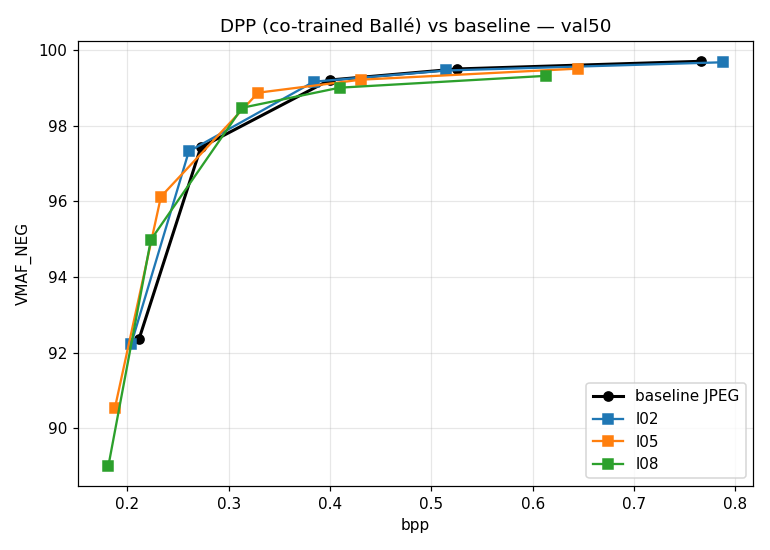
#> input picture dpp/runs/rd_cotrained.png, 770 x 550 px, given as the content of the folder /workspace/sandwiched_compression/dpp/data/val50, which was not available
$ python oracle_vmafneg.py
#> lines starting #> are read from the running program, lines starting #| are printed output that depends on the picture; pictures that were not available may be replaced by others from this repository, and a replacement may not be noted
### distortion/vmaf_metric.py
"""VMAF / VMAF_NEG metric via the from-source libvmaf CLI (see memory
reference_vmaf_build). EVAL-ONLY (CPU subprocess, not differentiable).

Why VMAF_NEG: the DPP preprocessor learned to game a full-reference VGG loss by
global contrast/saturation enhancement (PSNR -10 dB but VGG "better", bpp up).
Standard VMAF rewards that enhancement; VMAF_NEG clips the local gain terms to 1.0
so it does NOT credit pure contrast/brightness boosts — verified: on a contrast-
boosted pair, VMAF=92.08 but VMAF_NEG=78.45. So VMAF_NEG is the eval guard that
exposes this gaming.

Design: batch a list of equal-size RGB frames into ONE multi-frame y4m (via ffmpeg
from PNGs — ffmpeg here canNOT compute vmaf but DOES convert), then one `vmaf` call
PER MODEL (multi-model single-call mis-reports — both come back as the std score;
verified). Returns per-frame {vmaf, vmaf_neg}.
"""
from __future__ import annotations

import json
import os
import subprocess
import tempfile
from pathlib import Path
from typing import Dict, List

import numpy as np
from PIL import Image

_VMAF_BIN = "/usr/local/bin/vmaf"
_LD = "/usr/local/lib/x86_64-linux-gnu"
_FFMPEG = "/usr/bin/ffmpeg"
_REPO = Path(__file__).resolve().parents[1]
_MODEL_STD = str(_REPO / "reference" / "vmaf_models" / "vmaf_v0.6.1.json")
_MODEL_NEG = str(_REPO / "reference" / "vmaf_models" / "vmaf_v0.6.1neg.json")


def available() -> bool:
    return (os.path.exists(_VMAF_BIN) and os.path.exists(_FFMPEG)
            and os.path.exists(_MODEL_STD) and os.path.exists(_MODEL_NEG))


def _to_uint8(a: np.ndarray) -> np.ndarray:
    return np.rint(np.clip(a, 0, 255)).astype(np.uint8)


def _png_seq_to_y4m(frames: List[np.ndarray], png_dir: str, y4m: str) -> None:
    for i, f in enumerate(frames):
        Image.fromarray(_to_uint8(f), mode="RGB").save(
            os.path.join(png_dir, "f_%04d.png" % i))
    # -pix_fmt yuv420p matches the validated test; default BT.601 for SD content.
    cmd = [_FFMPEG, "-y", "-loglevel", "error", "-framerate", "1",
           "-i", os.path.join(png_dir, "f_%04d.png"),
           "-pix_fmt", "yuv420p", y4m]
    subprocess.run(cmd, check=True)


# [34 lines left out: functions _run_vmaf, vmaf_scores, not called in this run]


# [17 lines that do not run on import are left out]

### dpp/oracle_vmafneg.py
"""ORACLE upper-bound experiment: can ANY luma preprocessor gain VMAF_NEG on JPEG
intra? Per-image black-box optimization DIRECTLY on the real VMAF_NEG binary —
no network, no proxy, no surrogate ("god's eye view").

Search family: per-image 64-dim DCT-subband luma pre-scaling s in [0.3,1.5]^64,
  Y' = blockIDCT(s * blockDCT(Y)); RGB' = RGB + (Y'-Y) (BT.601 full-range: a pure
  luma shift adds equally to R,G,B). Superset of classical pre-filtering (low-pass,
  band-shaping, unsharp).
Codec/protocol: EXACTLY eval_v2 (real JPEG 4:2:0 Annex-K via PIL quality, VMAF_NEG
  after 1080p-area bicubic upscale, val50 center-crop /16).
Optimizer: (mu,lambda)-ES, seeded with identity + classic filter shapes; one
  NEG-only vmaf call per generation (all candidates batched into one y4m).
Fitness: vmaf_neg - kappa_img * (bpp-bpp_base)/bpp_base*100 (kappa = per-image
  local slope of the baseline RD curve = iso-rate scalarization).
Verdict metric: iso-bpp delta of the best candidate vs the per-image baseline
  curve (from eval_v2_full.json per-image data).

Either outcome is decisive: ~0 => ceiling claim upgraded from induction to
oracle-bound (within this family); >0 => ceiling REFUTED + distillation targets.
torch-free workers (numpy + PIL + vmaf subprocess), multiprocessing.
"""
from __future__ import annotations
import argparse, glob, io, json, os, subprocess, sys, tempfile
from multiprocessing import Pool
import numpy as np
from PIL import Image
sys.path.insert(0, "/workspace/sandwiched_compression")
from distortion import vmaf_metric as vm

VAL_DIR = "/workspace/sandwiched_compression/dpp/data/val50"
BASE_JSON = "/workspace/sandwiched_compression/dpp/runs/eval_v2_full.json"
TARGET_AREA = 1920 * 1080
_D = None  # 8x8 orthonormal DCT-II matrix


def dct_mat():
    global _D
    if _D is None:
        k, n = np.meshgrid(np.arange(8), np.arange(8), indexing="ij")
        D = np.cos(np.pi / 8 * (n + 0.5) * k) * np.sqrt(2.0 / 8)
        D[0] /= np.sqrt(2.0)
        _D = D.astype(np.float64)
    return _D


def load16(path):
    im = Image.open(path).convert("RGB")
    w, h = im.size
    w16, h16 = (w // 16) * 16, (h // 16) * 16
    l, t = (w - w16) // 2, (h - h16) // 2
    return np.asarray(im.crop((l, t, l + w16, t + h16)), np.float32)


def luma(rgb):
    return 0.299 * rgb[..., 0] + 0.587 * rgb[..., 1] + 0.114 * rgb[..., 2]


def block_dct(y):
    """y [H,W] -> coeffs [H/8, W/8, 8, 8]"""
    H, W = y.shape
    b = y.reshape(H // 8, 8, W // 8, 8).transpose(0, 2, 1, 3)
    D = dct_mat()
    return np.einsum("ij,abjk,lk->abil", D, b, D)


def block_idct(c):
    D = dct_mat()
    b = np.einsum("ji,abjk,kl->abil", D, c, D)
    H8, W8 = b.shape[:2]
    return b.transpose(0, 2, 1, 3).reshape(H8 * 8, W8 * 8)


def apply_s(rgb, coeffs, y, s):
    """pre-scale luma DCT bands by s[64]; luma-only edit on RGB."""
    c2 = coeffs * s.reshape(1, 1, 8, 8)
    y2 = block_idct(c2)
    out = rgb + (y2 - y)[..., None]
    return np.clip(out, 0, 255)


def jpeg_rt(img, quality):
    buf = io.BytesIO()
    Image.fromarray(np.rint(np.clip(img, 0, 255)).astype(np.uint8)).save(
        buf, format="jpeg", quality=int(quality), subsampling="4:2:0", optimize=True)
    return np.asarray(Image.open(buf).convert("RGB"), np.float32), 8 * len(buf.getbuffer())


def up1080(u8):
    h, w = u8.shape[:2]
    sc = np.sqrt(TARGET_AREA / (w * h))
    if sc <= 1.0:
        return u8
    nw, nh = int(round(w * sc / 2)) * 2, int(round(h * sc / 2)) * 2
    return np.asarray(Image.fromarray(u8).resize((nw, nh), Image.BICUBIC))


def vmaf_neg_batch(ref_y4m, dists_up, td, threads=4):
    ddir = os.path.join(td, "d")
    os.makedirs(ddir, exist_ok=True)
    for f in glob.glob(os.path.join(ddir, "*.png")):
        os.remove(f)
    dy4m = os.path.join(td, "dist.y4m")
    vm._png_seq_to_y4m(dists_up, ddir, dy4m)
    env = dict(os.environ); env["LD_LIBRARY_PATH"] = vm._LD
    out_json = os.path.join(td, "neg.json")
    cmd = [vm._VMAF_BIN, "--reference", ref_y4m, "--distorted", dy4m,
           "--model", "path=" + vm._MODEL_NEG, "--threads", str(threads),
           "--output", out_json, "--json"]
    subprocess.run(cmd, check=True, env=env,
                   stdout=subprocess.DEVNULL, stderr=subprocess.DEVNULL)
    d = json.loads(open(out_json).read())
    out = []
    for fr in d["frames"]:
        m = fr["metrics"]
        out.append(float(m[next(x for x in m if x.startswith("vmaf"))]))
    return out


def seeds():
    """identity + classic shapes (natural-raster index r*8+c)."""
    idx = np.arange(64); r, c = idx // 8, idx % 8; rc = r + c
    S = [np.ones(64)]
    for cut, lo in [(4, 0.5), (6, 0.5), (8, 0.5), (4, 0.75), (6, 0.75)]:
        s = np.ones(64); s[rc >= cut] = lo; S.append(s)
    s = np.ones(64); s[rc >= 5] = 1.2; S.append(s)        # mild HF boost (anti-seed)
    s = np.full(64, 0.9); s[0] = 1.0; S.append(s)         # global soften
    s = np.ones(64) - 0.06 * rc; S.append(np.clip(s, 0.3, 1.5))  # linear rolloff
    return S


def run_job(args):
    img_idx, path, q, base_curve, kappa, gens, lam_pop, seed = args
    rng = np.random.default_rng(seed)
    rgb = load16(path)
    y = luma(rgb); coeffs = block_dct(y)
    npix = rgb.shape[0] * rgb.shape[1]
    _, bits0 = jpeg_rt(rgb, q)
    bpp0 = bits0 / npix
    with tempfile.TemporaryDirectory() as td:
        # ref y4m built once (repeated frames = candidate count, fixed pop size)
        ref_up = up1080(np.rint(rgb).astype(np.uint8))
        rdir = os.path.join(td, "r"); os.makedirs(rdir)
        ry4m = os.path.join(td, "ref.y4m")

        pop = seeds()
        while len(pop) < lam_pop:
            pop.append(np.clip(1.0 + rng.normal(0, 0.1, 64), 0.3, 1.5))
        pop = [np.clip(p, 0.3, 1.5) for p in pop[:lam_pop]]
        vm._png_seq_to_y4m([ref_up] * lam_pop, rdir, ry4m)

        sigma = 0.12
        best = {"fit": -1e9}
        for g in range(gens):
            decs, bpps = [], []
            for s in pop:
                dec, bits = jpeg_rt(apply_s(rgb, coeffs, y, s), q)
                decs.append(up1080(np.rint(dec).astype(np.uint8)))
                bpps.append(bits / npix)
            vs = vmaf_neg_batch(ry4m, decs, td)
            fits = [v - kappa * (b - bpp0) / bpp0 * 100.0 for v, b in zip(vs, bpps)]
            order = np.argsort(fits)[::-1]
            if fits[order[0]] > best["fit"]:
                i = order[0]
                best = {"fit": float(fits[i]), "vmaf_neg": float(vs[i]),
                        "bpp": float(bpps[i]), "s": pop[i].tolist(), "gen": g}
            elites = [pop[i] for i in order[:8]]
            newpop = list(elites)
            while len(newpop) < lam_pop:
                e = elites[rng.integers(len(elites))]
                if rng.random() < 0.25:   # sparse: perturb 8 random bands
                    m = e.copy(); ii = rng.integers(0, 64, 8)
                    m[ii] += rng.normal(0, sigma * 2, 8)
                else:
                    m = e + rng.normal(0, sigma, 64)
                newpop.append(np.clip(m, 0.3, 1.5))
            pop = newpop
            sigma *= 0.93
    # verdict: iso-bpp delta vs per-image baseline curve
    bb, vb = base_curve
    iso = float(np.interp(best["bpp"], bb, vb))
    # baseline self-point: vmaf_neg of unmodified encode at q (from curve at bpp0)
    iso0 = float(np.interp(bpp0, bb, vb))
    res = {"img": img_idx, "q": q, "bpp_base": float(bpp0), "vmafneg_base@q": iso0,
           "best_vmaf_neg": best["vmaf_neg"], "best_bpp": best["bpp"],
           "iso_bpp_delta": best["vmaf_neg"] - iso, "fit": best["fit"],
           "gen": best["gen"], "s": best["s"]}
    print(f"[img{img_idx:02d} q{q}] base {iso0:.2f}@{bpp0:.4f} -> oracle "
          f"{best['vmaf_neg']:.2f}@{best['bpp']:.4f} | iso-bpp delta = "
          f"{res['iso_bpp_delta']:+.2f} (gen {best['gen']})", flush=True)
    return res


def main():
    ap = argparse.ArgumentParser()
    ap.add_argument("--n-imgs", type=int, default=10)
    ap.add_argument("--qualities", default="8,20")
    ap.add_argument("--gens", type=int, default=25)
    ap.add_argument("--pop", type=int, default=32)
    ap.add_argument("--workers", type=int, default=7)
    ap.add_argument("--out", default="/workspace/sandwiched_compression/dpp/runs/oracle_vmafneg.json")
    a = ap.parse_args()
    paths = sorted(glob.glob(os.path.join(VAL_DIR, "*.png")))[: a.n_imgs]
    base = json.load(open(BASE_JSON))["results"]["baseline"]
#> (reads dpp/runs/eval_v2_full.json from the repository)
    jobs = []
    for q in [int(x) for x in a.qualities.split(",")]:
        for i, p in enumerate(paths):
            bb = np.array([r["per_img"]["bpp"][i] for r in base])
            vb = np.array([r["per_img"]["vmaf_neg"][i] for r in base])
            o = np.argsort(bb); bb, vb = bb[o], vb[o]
            # per-image local slope (vmaf_neg pts per 1% bpp) around the q point
            qs = [r["quality"] for r in base]
            lo_i, hi_i = (0, 2) if q <= 8 else (2, 4)   # (q5,q12) or (q12,q32)
            blo, bhi = [r["per_img"]["bpp"][i] for r in (base[lo_i], base[hi_i])]
            vlo, vhi = [r["per_img"]["vmaf_neg"][i] for r in (base[lo_i], base[hi_i])]
            kappa = (vhi - vlo) / max((bhi - blo) / blo * 100.0, 1e-6)
            jobs.append((i, paths[i], q, (bb, vb), float(kappa), a.gens, a.pop,
                         1000 + 97 * i + q))
    print(f"{len(jobs)} oracle jobs (imgs={len(paths)}, gens={a.gens}, pop={a.pop})",
          flush=True)
    with Pool(a.workers) as pool:
        results = pool.map(run_job, jobs)
#> in load16, `return np.asarray(im.crop((l, t, l + w16, t + h16)), np.float32)`:
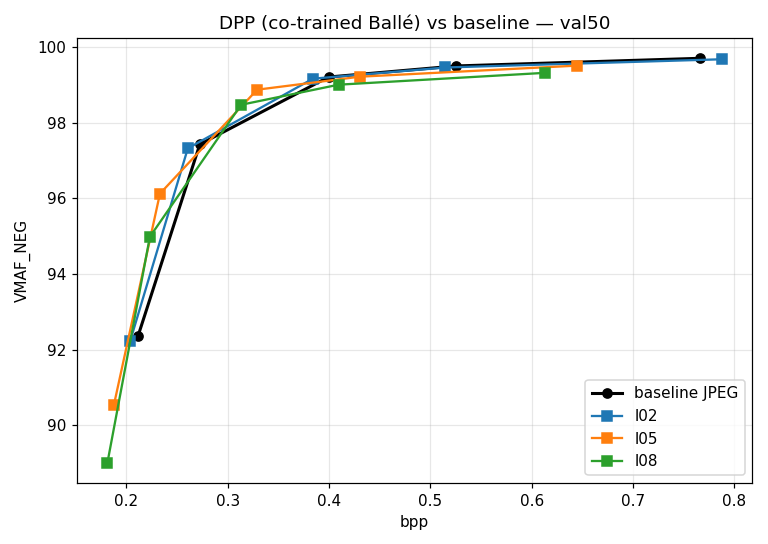
#> returned value: shape (544, 768, 3) float32; mean of channels 0, 1, 2 247.9, 248.4, 247.6; drawn as R, G, B
#> in run_job, `_, bits0 = jpeg_rt(rgb, q)`: bits0 = 77480
#> in run_job, `bpp0 = bits0 / npix`: bpp0 = 0.185
#> the loop in _png_seq_to_y4m, `for i, f in enumerate(frames):` made 32 passes
#> in run_job, `dec, bits = jpeg_rt(apply_s(rgb, coeffs, y, s), q)`:
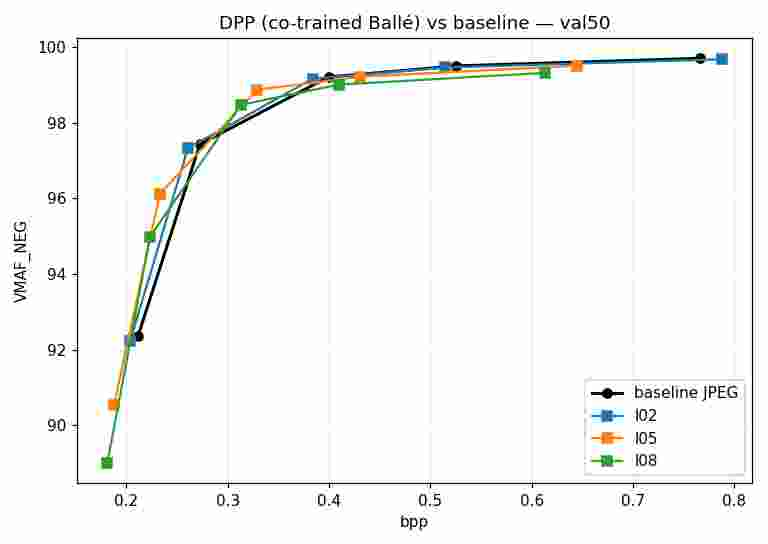
#> dec: shape (544, 768, 3) float32; mean R, G, B 245.4, 246, 245
#> in run_job, `dec, bits = jpeg_rt(apply_s(rgb, coeffs, y, s), q)`: bits = 77480
#> the loop in _png_seq_to_y4m (call 2), `for i, f in enumerate(frames):` made 32 passes
#> pass 2, in _png_seq_to_y4m (call 2), `Image.fromarray(_to_uint8(f), mode="RGB").save( os.path.join(png_dir, ..`:
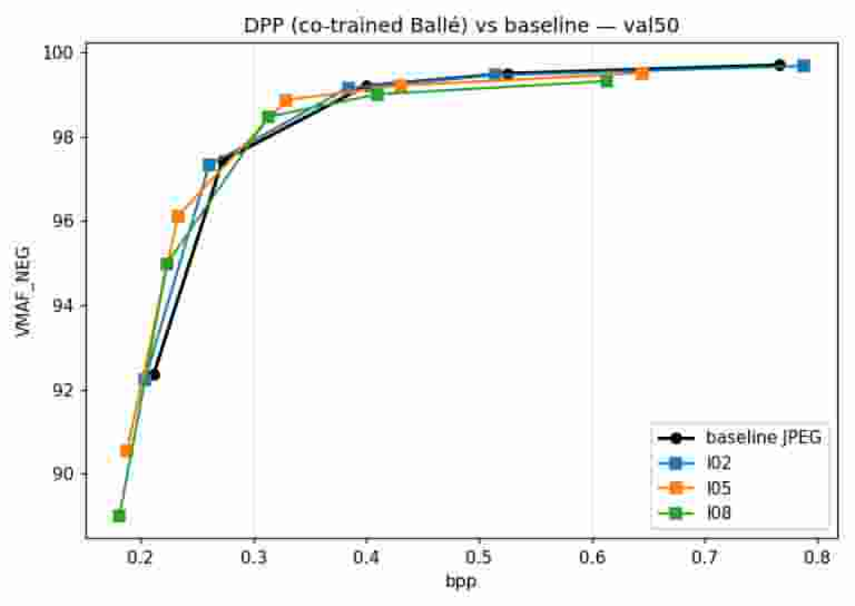
#> saved as f_0001.png: PIL image 1710x1212 RGB (shown at 1/2 size); mean R, G, B 244.9, 245.5, 244.6
    deltas = np.array([r["iso_bpp_delta"] for r in results])
    print("\n=== ORACLE VERDICT (iso-bpp VMAF_NEG delta, >0 = preprocessing CAN win) ===")
    for q in sorted(set(r["q"] for r in results)):
        d = np.array([r["iso_bpp_delta"] for r in results if r["q"] == q])
        print(f"  q={q}: mean {d.mean():+.2f}  median {np.median(d):+.2f}  "
              f"min {d.min():+.2f}  max {d.max():+.2f}  positive {int((d > 0.5).sum())}/{len(d)}")
    json.dump(results, open(a.out, "w"), indent=2)
    print(f"saved {a.out}")


if __name__ == "__main__":
#> (the run stopped early here; a loop or call above may not have finished)
